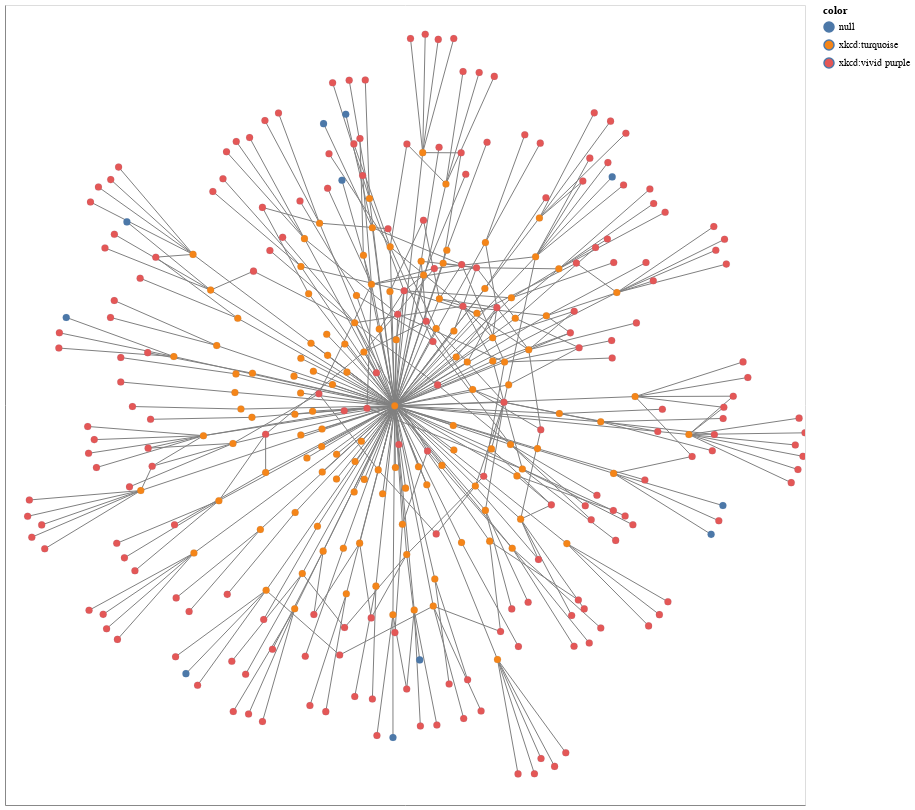

The notebook cell saved with this chart:
### Code cell
# Generate a graph from the co-authors and their affiliations
# use XKCD colors: https://xkcd.com/color/rgb/
G = nx.Graph()

for index, row in rf.iterrows():
    G.add_node(row['orcid'], name=row['full_name'], color='xkcd:turquoise')

for index, row in of2.iterrows():
    G.add_node(row['wikidata'], name=row['name'], color='xkcd:vivid purple')

# Convert from and to for researcher relationships into ORCID IDs (to map the node labels)
def force_pid(n):
    n['from'] = n['from'].split('/')[-1]
    n['to'] = n['to'].split('/')[-1]
    return n

json = map(force_pid, r.json()[0]['relationships']['researcher-researcher'])
ef = pd.DataFrame(json, columns=['from', 'to'])

json = map(force_pid, r.json()[0]['relationships']['researcher-organisation'])
eo = pd.DataFrame(json, columns=['from', 'to'])

G.add_edges_from(ef.to_numpy())
G.add_edges_from(eo.to_numpy())
    
# Compute positions for viz.
pos = nx.spring_layout(G)

options = {
    "font_size": 18,
    "node_size": 50,
    "edge_color": "gray",
    "linewidths": 0.1,
    "width": 1
}

# Show information about the graph
print(nx.info(G))
print("Network density:", nx.density(G))

# Draw the graph using Altair
viz = nxa.draw_networkx(G, pos=pos, node_tooltip='name', node_color='color', **options).properties(width=800, height=800)

nx.write_gexf(G, "affiliations.gexf")

# Show it as an interactive plot!
viz.interactive()

### Figure 1 — Vega-Lite specification as saved in the notebook (floating-point values rounded to 4 significant figures; data arrays with more than 128 entries replaced by an {"elided": "..."} marker saying what was removed)
{"config": {"view": {"continuousWidth": 400, "continuousHeight": 300}}, "layer": [{"data": {"name": "data-8e9a1f813eff5f6e9ea0443ccf20c092"}, "mark": {"type": "line", "color": "gray", "opacity": 1, "strokeWidth": 1}, "encoding": {"detail": {"type": "quantitative", "field": "edge"}, "x": {"type": "quantitative", "axis": {"grid": false, "labels": false, "ticks": false, "title": ""}, "field": "x"}, "y": {"type": "quantitative", "axis": {"grid": false, "labels": false, "ticks": false, "title": ""}, "field": "y"}}, "selection": {"selector014": {"type": "interval", "bind": "scales", "encodings": ["x", "y"]}}}, {"data": {"name": "data-1088083c63e63a73f619f26c1ea4b479"}, "mark": {"type": "point", "opacity": 1, "size": 50, "strokeWidth": 0.1}, "encoding": {"fill": {"type": "nominal", "field": "color"}, "tooltip": {"type": "nominal", "field": "name"}, "x": {"type": "quantitative", "axis": {"grid": false, "labels": false, "ticks": false}, "field": "x"}, "y": {"type": "quantitative", "axis": {"grid": false, "labels": false, "ticks": false}, "field": "y"}}}], "height": 800, "width": 800, "$schema": "https://vega.github.io/schema/vega-lite/v4.8.1.json", "datasets": {"data-8e9a1f813eff5f6e9ea0443ccf20c092": {"elided": "834 records"}, "data-1088083c63e63a73f619f26c1ea4b479": {"elided": "333 records"}}}
